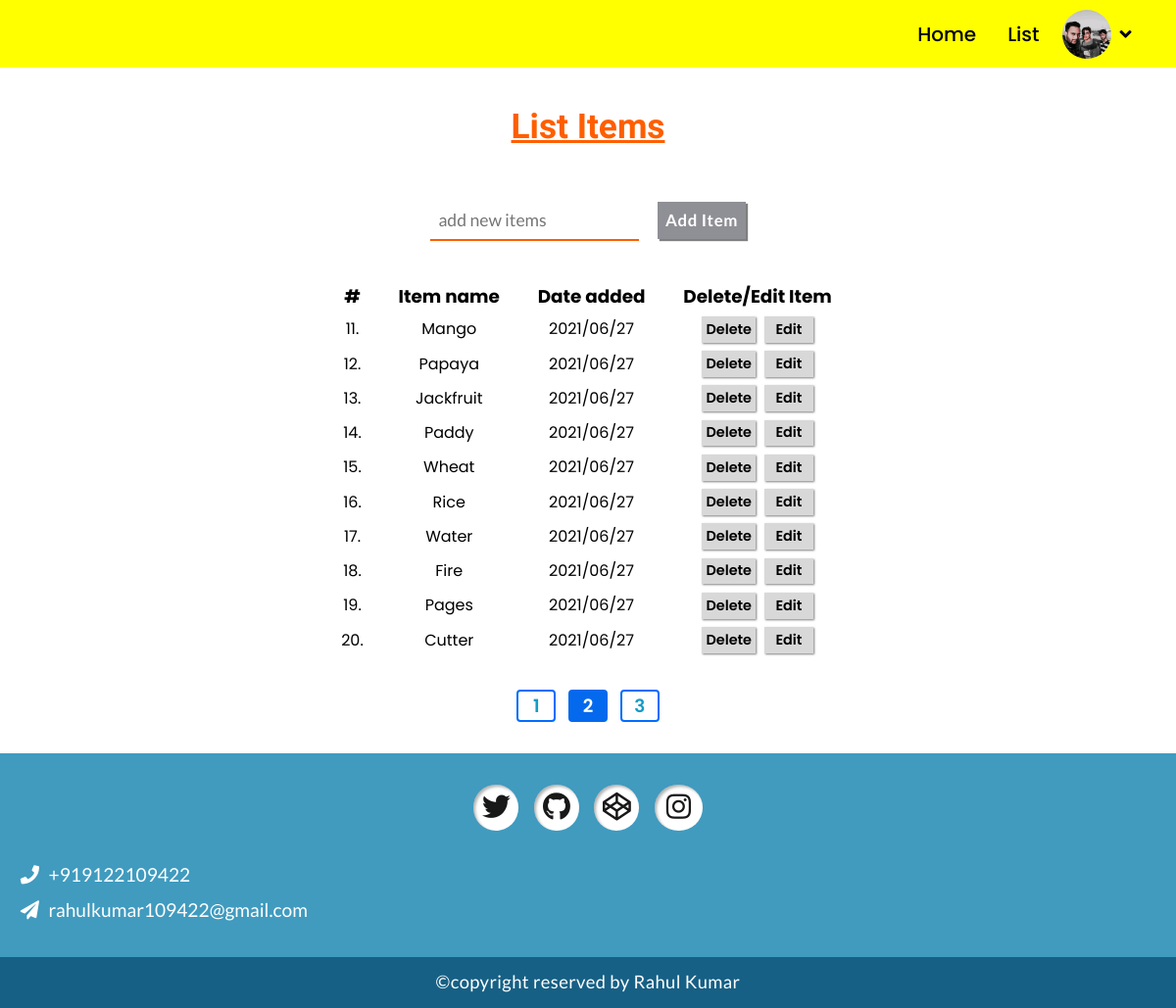
The page /list/?page=2 (signed in) on the database its author committed.
### Todolist/models.py (models this page shows, shortened)
class User(db.Model):
    __tablename__ = "users"
    id = db.Column(db.Integer, primary_key=True)
    username = db.Column(db.String(50), unique = True, nullable = False)
    email = db.Column(db.String(60), unique = True, nullable = False)
    image_file = db.Column(db.String, nullable = False, default = 'default.png')
    password = db.Column(db.Integer, nullable = False)
    user_info = db.Column(db.Text, default = 'Hi, I am here.')
    item = db.relationship('Item', backref = 'client', lazy = True)

class Item(db.Model):
    __tablename__ = 'items'
    id = db.Column(db.Integer, primary_key=True)
    item_name = db.Column(db.String(30), nullable = False)
    date_posted = db.Column(db.DateTime, nullable = False, default = datetime.utcnow)
    user_id = db.Column(db.Integer, db.ForeignKey('users.id'), nullable = False)

### Todolist/routes.py (the view)
@app.route('/list/', methods = ['GET','POST'])
@login_required
def list():
    form = ItemForm()
    if form.validate_on_submit():
        item = Item(item_name = form.item.data, client = current_user)
        db.session.add(item)
        db.session.commit()
        flash('A new item has been added','info')
        return redirect(url_for('list'))
    page = request.args.get('page', 1, type = int)
    items = Item.query.filter_by(user_id = current_user.id).paginate(page = page, per_page = 10)
    return render_template('list.html', title = 'Add Items', form = form, items = items)

### Todolist/form.py
class ItemForm(FlaskForm):
    item = StringField(validators = [InputRequired()])
    add_item = SubmitField(label = "Add Item")

### Todolist/models.py (called while the page is built)
@login_manager.user_loader
def load_user(user_id):
    return User.query.get(int(user_id))

### Todolist/templates/list.html (shortened to what this page needs)
{% extends 'layout.html' %}
{% block stylesheets %}
    <link rel="stylesheet" href="{{url_for('static',filename='css/list.css')}}">
{% endblock %}
{% block body %}
    <main class="list--main">
        <section class="list__container__title">
            <h1>List Items</h1>
        </section>
        <form class="list__item__input__form" method="post" autocomplete="off">
            {{form.item(placeholder="add new items")}}
            {{form.add_item()}}
        </form>
        <table class="list__items__table">
            <thead>
                <tr>
                    <th>#</th>
                    <th>Item name</th>
                    <th>Date added</th>
                    <th>Delete/Edit Item</th>
                </tr>
            </thead>
            <tbody>
                {% for item in items.items %}
                <tr>
                    <td>{{loop.index + (items.page - 1)*10}}.</td>
                    <td>{{item.item_name}}</td>
                    <td>{{item.date_posted.strftime('%Y/%m/%d')}}</td>
                    <td class="item__btns">
                        <form action="{{url_for('delete_item',item_id=item.id)}}" method="post">
                            <input type="submit" value="Delete" class="item__delete__btn item__btn">
                        </form>
                        <form action="" method="post">
                            <input type="submit" value="Edit" class="item__edit__btn item__btn">
                        </form>
                    </td>
                </tr>
                {% endfor %}
            </tbody>
        </table>
        <section class="list--items">
            <ul>
                {% for page_num in items.iter_pages(left_edge=1, right_edge=1, left_current=1, right_current=2) %}
                    {% if page_num %}
                        <li class="list__item__page">
                            {% if items.page == page_num %}
                                <a href="{{url_for('list',page = page_num)}}" class="current__page">{{page_num}}</a>
                            {% else %}
                                <a href="{{url_for('list',page = page_num)}}" class="other__page">{{page_num}}</a>
                            {% endif %}
                        </li>
                    {% else %}
                        ....
                    {% endif %}
                {% endfor %}
            </ul>
        </section>
    </main>
{% endblock %}

### Todolist/templates/layout.html (shortened to what this page needs)
<!DOCTYPE html>
<html lang="en">
<head>
    <link rel="stylesheet" href="{{url_for('static',filename='css/layout.css')}}">
    <link rel="stylesheet" href="https://cdnjs.cloudflare.com/ajax/libs/font-awesome/5.15.3/css/all.min.css" />
    {% block stylesheets %}
    {% endblock %}
</head>
<body>
    <nav>
        <ul class="navigation__bar">
            <li><a href="{{url_for('home')}}" class="navigation__link">Home</a></li>
            {% if current_user.is_authenticated %}
                <li><a href="{{url_for('list')}}" class="navigation__link">List</a></li>
                <li class="navigation__tab">
                    <div class="Profile__picture__container">
                        <img src="{{url_for('static',filename='Images/'+current_user.image_file)}}" alt="Profile Picture" class="user__profile">
                    </div>
                    <i class="fa fa-angle-down"></i>
                </li>
            {% else %}
                <li><a href="{{url_for('register')}}" class="navigation__link">Register</a></li>
                <li><a href="{{url_for('login')}}" class="navigation__link">Login</a></li>
            {% endif %}
        </ul>
    </nav>
    {% block body %}
    {% endblock %}
    <footer class="footer">
        <div class="social__links">
            <a href="#" class="social__link"><i class="fab fa-twitter"></i></a>
            <a href="#" class="social__link"><i class="fab fa-github"></i></a>
            <a href="#" class="social__link"><i class="fab fa-codepen"></i></a>
            <a href="#" class="social__link"><i class="fab fa-instagram"></i></a>
        </div>
        <div class="contact__details">
            <a href="tel:+919122109422" class="contact"><i class="fa fa-phone"></i>+919122109422</a>
            <a href="mailto:rahulkumar109422@gmail.com" class="contact"><i class="fa fa-paper-plane"></i>rahulkumar109422@gmail.com</a>
        </div>
        <div class="copyright">
            <p>&copy;copyright reserved by Rahul Kumar</p>
        </div>
    </footer>
</body>
</html>

### Todolist/static/css/layout.css (style rules this page uses)
*, *::after, *::before { margin: 0; padding: 0; box-sizing: border-box; }
body { font: 400 1rem/1.6 "Poppins", sans-serif; background-color: #fcedcf; }
nav { padding: .6em; background-color: yellow; }
nav li { margin: 0 .5em; }
.navigation__bar { display: flex; flex-direction: row; justify-content: flex-end; align-items: center; font-family: "Poppins", sans-serif; list-style-type: none; margin-right: 3em; }
.navigation__link { display: inline-block; text-decoration: none; font-size: 1.25rem; font-weight: 500; color: black; padding: .4em; font-weight: 500; }
.navigation__tab { position: relative; }
.navigation__tab .Profile__picture__container { width: 50px; height: 50px; border-radius: 50%; }
.navigation__tab .user__profile { width: 100%; height: 100%; display: block; object-fit: cover; border-radius: 50%; }
.navigation__tab i { position: absolute; top: 15px; right: -20px; font-size: 1.2rem; cursor: pointer; }
.footer { display: flex; flex-direction: column; justify-content: center; align-items: stretch; font-family: 'Lato',sans-serif; background-color: #409bbf; }
.social__links { text-align: center; padding: 2em 1em 1em; }
.social__link { display: inline-block; text-decoration: none; margin: 0 .4em; }
.social__link i { font-size: 1.8rem; color: #181818; background-color: #fff; padding: .3em; box-shadow: 2px 2px 3px rgba(0, 0, 0, 0.3) inset; border-radius: 50%; }
.social__link .fa-instagram { padding: .3em .4em; }
.contact__details { margin: 1em 1.3em; display: flex; flex-direction: column; justify-content: center; align-items: flex-start; }
.contact__details a { text-decoration: none; font-size: 1.2rem; color: #fff; line-height: 1.4; }
.contact__details a i { margin-right: .5em; }
.contact__details a:nth-of-type(1) { margin-bottom: .5em; }
.copyright { margin-top: 1em; text-align: center; padding: .6em; background-color: #176085; color: #fff; font-size: 1.15rem; letter-spacing: .4px; }

### Todolist/static/css/list.css (style rules this page uses)
.list--main { background-color: #fff; padding: 2em .5em; display: flex; flex-direction: column; justify-content: center; align-items: center; }
.list__container__title { margin-bottom: 3em; color: #ff5e00; }
.list__container__title h1 { font-size: 2.2rem; font-family: 'KoHo',sans-serif; text-decoration: 3px underline currentColor; }
.list__item__input__form { margin-bottom: 2.5em; }
.list__item__input__form input { font-family: 'Lato',sans-serif; border: none; padding: .5em; }
.list__item__input__form input[type="text"] { font-size: 1.1rem; margin-right: .8em; border-bottom: 2px solid #ff5e00; }
.list__item__input__form input[type="submit"] { font-size: 1.05rem; background-color: #8f8f96; color: #fff; box-shadow: 2px 2px 1px rgba(0, 0, 0, 0.5); font-weight: 600; letter-spacing: .6px; }
.list__items__table { text-align: Center; }
.list__items__table th { font-size: 1.15rem; padding: 0 1em; }
.list__items__table td { padding: .2em .6em; font-size: 1rem; }
.item__btns { display: flex; justify-content: center; align-items: center; }
.item__btn { padding: .2em .3em; font-size: .9rem; font-family: 'Poppins',sans-serif; font-weight: 600; background-color: #d8d8d8; border: none; box-shadow: 1px 1px 2px rgba(0, 0, 0, 0.5); }
.item__delete__btn { margin-right: .6em; }
.item__edit__btn { padding: .2em .8em; }
.list--items { margin-top: 2em; text-align: center; }
.list--items ul { display: flex; align-items: Center; justify-content: center; list-style-type: none; }
.list__item__page { width: 40px; margin: 0 .4em; }
.list__item__page a { font-size: 1.15rem; text-decoration: none; display: inline-block; width: 100%; border-radius: 4px; font-weight: 600; }
.current__page { border: 2px solid #0569ed; background-color: #0569ed; color: #fff; }
.other__page { border: 2px solid #006eff; color: #179bc4; }

### rows shown on the page
User: image_file (picture)
Item: item_name "Mango", date_posted "2021/06/27"
Item: item_name "Papaya", date_posted "2021/06/27"
Item: item_name "Jackfruit", date_posted "2021/06/27"
Item: item_name "Paddy", date_posted "2021/06/27"
Item: item_name "Wheat", date_posted "2021/06/27"
Item: item_name "Rice", date_posted "2021/06/27"
Item: item_name "Water", date_posted "2021/06/27"
Item: item_name "Fire", date_posted "2021/06/27"
Item: item_name "Pages", date_posted "2021/06/27"
Item: item_name "Cutter", date_posted "2021/06/27"

### other values the page prints
{{ page_num }} "1" "3"
{{ page_num }} "2"
